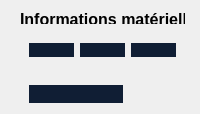
        <widget class="QWidget" name="pageMateriel">
         <layout class="QVBoxLayout" name="verticalLayout_11" stretch="1,10,3">
          <property name="spacing">
           <number>10</number>
          </property>
          <property name="leftMargin">
           <number>20</number>
          </property>
          <property name="topMargin">
           <number>10</number>
          </property>
          <property name="rightMargin">
           <number>15</number>
          </property>
          <property name="bottomMargin">
           <number>2</number>
          </property>
          <item>
           <widget class="QGroupBox" name="conteneur_titreParMenu_3">
            <property name="styleSheet">
             <string notr="true">border:none;
background:transparent;</string>
            </property>
            <property name="title">
             <string/>
            </property>
            <widget class="QLabel" name="label_titreParMenu_3">
             <property name="geometry">
              <rect>
               <x>0</x>
               <y>0</y>
               <width>251</width>
               <height>18</height>
              </rect>
             </property>
             <property name="font">
              <font>
               <pointsize>12</pointsize>
               <bold>true</bold>
              </font>
             </property>
             <property name="text">
              <string>Informations matérielles</string>
             </property>
            </widget>
            <widget class="QLabel" name="label_descriptionParMenu_3">
             <property name="geometry">
              <rect>
               <x>0</x>
               <y>20</y>
               <width>391</width>
               <height>18</height>
              </rect>
             </property>
             <property name="text">
              <string>Détails complets du matériel de votre serveur</string>
             </property>
            </widget>
           </widget>
          </item>
          <item>
           <widget class="QWidget" name="horizontalWidget_2" native="true">
            <layout class="QHBoxLayout" name="horizontalLayout_5">
             <item>
              <widget class="QGroupBox" name="groupBox_20">
               <property name="styleSheet">
                <string notr="true">background-color:#101E34;
color:#F0F5FF;
border-radius: 20px;</string>
               </property>
               <property name="title">
                <string/>
               </property>
               <widget class="QLabel" name="label_37">
                <property name="geometry">
                 <rect>
                  <x>50</x>
                  <y>10</y>
                  <width>141</width>
                  <height>18</height>
                 </rect>
                </property>
                <property name="font">
                 <font>
                  <bold>true</bold>
                 </font>
                </property>
                <property name="text">
                 <string>Processeur</string>
                </property>
               </widget>
               <widget class="QWidget" name="gridLayoutWidget_8">
                <property name="geometry">
                 <rect>
                  <x>10</x>
                  <y>40</y>
                  <width>311</width>
                  <height>331</height>
                 </rect>
                </property>
                <layout class="QGridLayout" name="gridLayout_cpu"/>
               </widget>
               <widget class="QLabel" name="label_19">
                <property name="geometry">
                 <rect>
                  <x>10</x>
                  <y>10</y>
                  <width>30</width>
                  <height>30</height>
                 </rect>
                </property>
                <property name="text">
                 <string/>
                </property>
                <property name="pixmap">
                 <pixmap>icons/chip.png</pixmap>
                </property>
                <property name="scaledContents">
                 <bool>true</bool>
                </property>
               </widget>
              </widget>
             </item>
             <item>
              <widget class="QGroupBox" name="groupBox_21">
               <property name="styleSheet">
                <string notr="true">background-color:#101E34;
color:#F0F5FF;
border-radius: 20px;</string>
               </property>
               <property name="title">
                <string/>
               </property>
               <widget class="QLabel" name="label_38">
                <property name="geometry">
                 <rect>
                  <x>50</x>
                  <y>10</y>
                  <width>161</width>
                  <height>18</height>
                 </rect>
                </property>
                <property name="font">
                 <font>
                  <bold>true</bold>
                 </font>
                </property>
                <property name="text">
                 <string>Mémoire RAM</string>
                </property>
               </widget>
               <widget class="QWidget" name="gridLayoutWidget_9">
                <property name="geometry">
                 <rect>
                  <x>10</x>
                  <y>40</y>
                  <width>311</width>
                  <height>331</height>
                 </rect>
                </property>
                <layout class="QGridLayout" name="gridLayout_ram"/>
               </widget>
               <widget class="QLabel" name="label_21">
                <property name="geometry">
                 <rect>
                  <x>10</x>
                  <y>10</y>
                  <width>30</width>
                  <height>30</height>
                 </rect>
                </property>
                <property name="text">
                 <string/>
                </property>
                <property name="pixmap">
                 <pixmap>icons/memory.png</pixmap>
                </property>
                <property name="scaledContents">
                 <bool>true</bool>
                </property>
               </widget>
              </widget>
             </item>
             <item>
              <widget class="QGroupBox" name="groupBox_22">
               <property name="styleSheet">
                <string notr="true">background-color:#101E34;
color:#F0F5FF;
border-radius: 20px;</string>
               </property>
               <property name="title">
                <string/>
               </property>
               <widget class="QLabel" name="label_39">
                <property name="geometry">
                 <rect>
                  <x>50</x>
                  <y>10</y>
                  <width>141</width>
                  <height>18</height>
                 </rect>
                </property>
                <property name="font">
                 <font>
                  <bold>true</bold>
                 </font>
                </property>
                <property name="text">
                 <string>Disque</string>
                </property>
               </widget>
               <widget class="QWidget" name="gridLayoutWidget_10">
                <property name="geometry">
                 <rect>
                  <x>10</x>
                  <y>40</y>
                  <width>311</width>
                  <height>331</height>
                 </rect>
                </property>
                <layout class="QGridLayout" name="gridLayout_disque"/>
               </widget>
               <widget class="QLabel" name="label_23">
                <property name="geometry">
                 <rect>
                  <x>10</x>
                  <y>10</y>
                  <width>30</width>
                  <height>30</height>
                 </rect>
                </property>
                <property name="text">
                 <string/>
                </property>
                <property name="pixmap">
                 <pixmap>icons/hard-drive.png</pixmap>
                </property>
                <property name="scaledContents">
                 <bool>true</bool>
                </property>
               </widget>
              </widget>
             </item>
            </layout>
           </widget>
          </item>
          <item>
           <widget class="QWidget" name="horizontalWidget" native="true">
            <property name="styleSheet">
             <string notr="true">border:none;
background:transparent;</string>
            </property>
            <layout class="QHBoxLayout" name="horizontalLayout_2" stretch="2,1">
             <item>
              <widget class="QWidget" name="gridWidget_16" native="true">
               <property name="styleSheet">
                <string notr="true">background-color:#101E34;
color:#F0F5FF;
border-radius: 20px;</string>
               </property>
               <layout class="QGridLayout" name="gridLayout_mat0"/>
              </widget>
             </item>
             <item>
              <widget class="QWidget" name="gridWidget_14" native="true">
               <property name="styleSheet">
                <string notr="true">border: none;
background-color: transparent;</string>
               </property>
               <layout class="QGridLayout" name="gridLayout_mat2"/>
              </widget>
             </item>
            </layout>
           </widget>
          </item>
         </layout>
        </widget>
